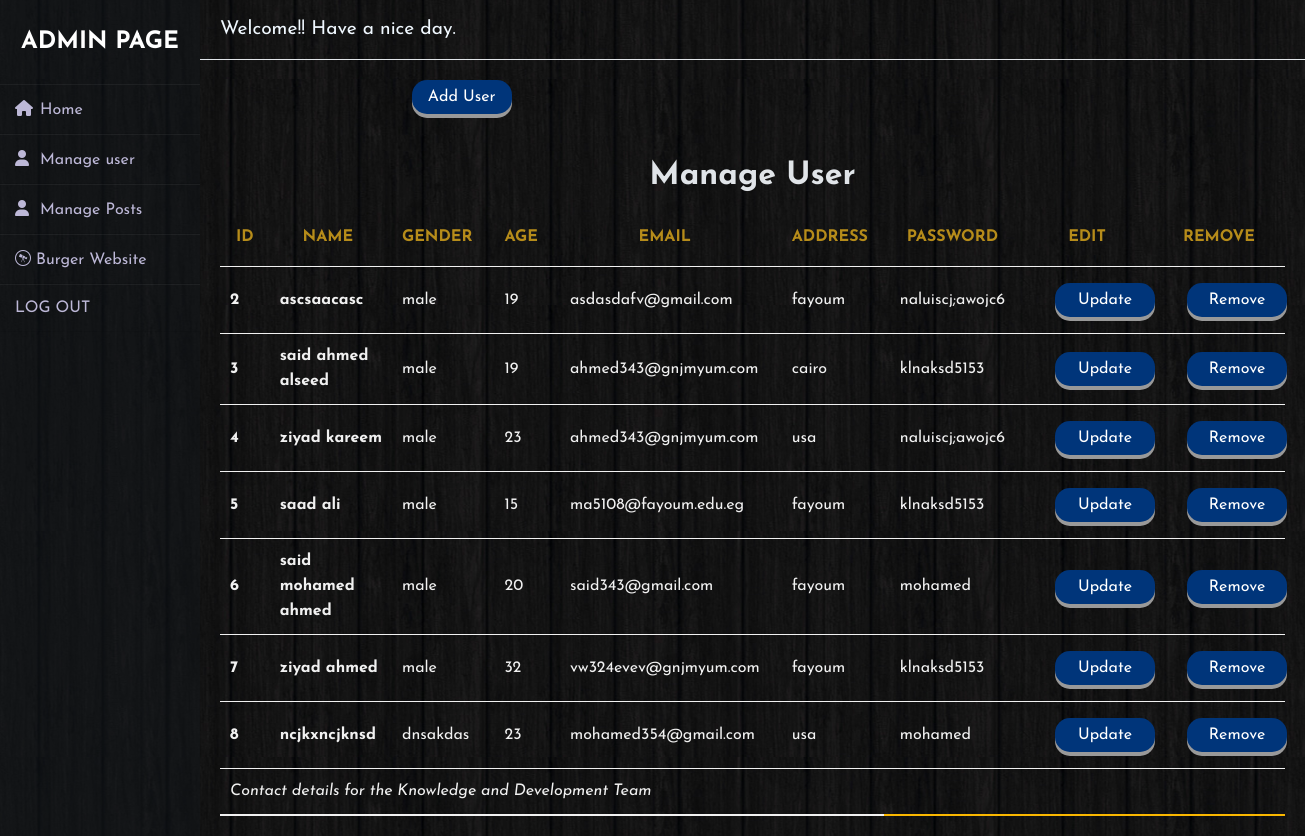
The page /manageuser on the database its author committed.
### tables this page shows
CREATE TABLE customers
(
      id INTEGER PRIMARY KEY ,
      firstname text,
      gender text,
      age INTEGER,
      email text ,
      address_user text ,
      password_user text
);

### project.py (the view)
@app.route("/manageuser")
def manage_user() :
    con=get_db().cursor()
    con.execute("select * from customers ;")
    rows=con.fetchall()
    con.close()
    return render_template("Manage_users.html",rows=rows )

### database.py (called while the page is built)
def get_db() :
    con=sqlite3.connect("tables.sqlite")
    con.row_factory=sqlite3.Row
    return con

### templates/Manage_users.html (shortened to what this page needs)
{% extends 'Home.html' %}
{% block content %}
<div class="wrapper">
  <div class="sidebar">
    <h2>Admin Page</h2>
    <ul>
      <li><a href="{{url_for('home_page')}}" target="_blank"><i class="fas fa-home"></i>Home</a></li>
      <li><a target="_blank" href="{{url_for('manage_user')}}"><i class="fas fa-user"></i>Manage user</a></li>
      <li><a target="_blank" href="{{url_for('manage_post')}}"><i class="fas fa-user"></i>Manage Posts</a></li>
      <li><a target="_blank" href="{{url_for('base_page')}}"><i class='fa fa-wpexplorer'></i> Burger Website</a></li>
      <li><a href="/../login/login/login.html"><iconify-icon icon="bx:log-out" width="29" height="20"></iconify-icon>
          LOG OUT</a></li>
    </ul>
  </div>
  <div class="main_content">
    <div class="header">Welcome!! Have a nice day.</div>
    <div class="info">
      <div class="container">
        <div class="row">
          <a href="{{url_for('add_manage_user')}}"> <button type="button" class="btn btn-primary">Add User</button></a>
          <h1 class="he23">Manage User</h1>
          <table class="table-latitude">
            <thead>
              <th>ID</th>
              <th>Name</th>
              <th>Gender</th>
              <th>Age</th>
              <th>Email</th>
              <th>address</th>
              <th>password</th>
              <th>Edit</th>
              <th>remove</th>
            </thead>
            <tfoot>
              <tr>
                <td colspan=6>Contact details for the Knowledge and Development Team</td>
              </tr>
            </tfoot>
            <tbody>
                {% for row in rows %}
                <tr>
                <th>{{row.id}}</th>
                <th>{{row.firstname}}</th>
                <td>{{row.gender}}</td>
                <td>{{row.age}}</td>
                <td>{{row.email}}</td>
                <td>{{row.address_user}}</td>
                <td>{{row.password_user}}</td>
                <td><a href="{{url_for('update_user_page' ,id=row.id)}}"><button class="button">Update</button></a></td>
                <td><a href="{{url_for('remove_user_page' ,id=row.id)}}"><button class="button-danger">Remove</button></a></td>
              </tr>
                {% endfor %}
            </tbody>
          </table>
        </div>
      </div>
    </div>
  </div>
</div>
{% endblock %}

### templates/Home.html (shortened to what this page needs)
<!DOCTYPE html>
<html lang="en">
<head>
    <link rel="stylesheet" href="/static/css/dashboard.css">
    <link rel="stylesheet" href="/static/css/admin.css">
    <link href="https://cdn.jsdelivr.net/npm/remixicon@2.5.0/fonts/remixicon.css" rel="stylesheet">
    <link rel='stylesheet' href='https://cdnjs.cloudflare.com/ajax/libs/font-awesome/4.7.0/css/font-awesome.min.css'>
    <link rel="stylesheet" href="/static/css/manage_post.css">
    <link rel='stylesheet' href='https://cdnjs.cloudflare.com/ajax/libs/font-awesome/4.7.0/css/font-awesome.min.css'>
</head>
<body>
    {% block content %}{% endblock %}
</body>
</html>

### static/css/dashboard.css (style rules this page uses)
* { margin: 0; padding: 0; box-sizing: border-box; font-family: 'Roboto', sans-serif; }
body { position: relative; width: 100%; }
.wrapper { display: flex; position: relative; }
.wrapper .sidebar { width: 200px; height: 100%; background: #13161a8c; padding: 30px 0px; position: fixed; }
.wrapper .sidebar h2 { color: #fff; text-transform: uppercase; text-align: center; margin-bottom: 30px; }
.wrapper .sidebar ul li { padding: 15px; border-bottom: 1px solid #bdb8d7; border-bottom: 1px solid rgba(0,0,0,0.05); border-top: 1px solid rgba(255,255,255,0.05); }
.wrapper .sidebar ul li a { color: #bdb8d7; display: block; }
.wrapper .sidebar ul li a .fas { width: 25px; }
.header { height: 60px; width: 100%; display: flex; align-items: center; border-bottom: 2px solid #f1f1f1; }
table { width: 100%; text-align: left; border-collapse: collapse; }
tr { border-bottom: 1px solid #f1f1f1; }
td, th { padding-block: 10px; color:#f1f1f1; }

### static/css/admin.css (style rules this page uses)
* { margin: 0; padding: 0; box-sizing: border-box; list-style: none; text-decoration: none; font-family: 'Josefin Sans', sans-serif; }
body { background: url(/static/upload/images/background.jpg); background-attachment: fixed; background-position: center; }
.wrapper { display: flex; position: relative; }
.wrapper .sidebar { width: 200px; height: 100%; background: #13161a8c; padding: 30px 0px; position: absolute; }
.wrapper .sidebar h2 { color: #fff; text-transform: uppercase; text-align: center; margin-bottom: 30px; }
.wrapper .sidebar ul li { padding: 15px; border-bottom: 1px solid #bdb8d7; border-bottom: 1px solid rgba(0,0,0,0.05); border-top: 1px solid rgba(255,255,255,0.05); }
.wrapper .sidebar ul li a { color: #bdb8d7; display: block; }
.wrapper .sidebar ul li a .fas { width: 25px; }
.wrapper .main_content { width: 100%; margin-left: 200px; }
.wrapper .main_content .header { padding: 20px; color: #717171; border-bottom: 1px solid #e0e4e8; text-align: center; font-size: larger; color: aliceblue; }
.wrapper .main_content .info { margin: 20px; color: #cbcbcb; line-height: 25px; font-family: Arial; }
.wrapper .main_content .info div { margin-bottom: 20px; }
.main_content .info .container .row button { padding: 9px 7px; font-size: 16px; text-align: center; cursor: pointer; outline: none; color: #fff; background-color: #00357a; border: none; border-radius: 15px; box-shadow: 0 4px #999 }
.main_content .info .container .row .he23 { width: 100%; text-align: center; margin-top: 50px; color: #e0e4e8; }
table.table-latitude { margin: 20px auto; }
table.table-latitude thead th { text-transform: uppercase; text-align: center; padding: 16px; color: #b68c1a; border-bottom: 1px solid #F1F1F1; }
table.table-latitude tbody tr { border-bottom: 1px solid #F1F1F1; color: #75787b; }
table.table-latitude tbody tr td { padding: 16px; border-bottom: 1px solid #F1F1F1; }
table.table-latitude tbody tr th { padding-left: 10px; border-bottom: 1px solid #F1F1F1; }
table.table-latitude tfoot { color: #fab700; font-style: italic; border-bottom: 2px solid #fab700; }
table.table-latitude tfoot tr td { padding: 10px; border-bottom: 2px solid #F1F1F1; }

### rows shown on the page
customers: id "2", firstname "ascsaacasc", gender "male", age "19", email "asdasdafv@gmail.com", address_user "fayoum", password_user "naluiscj;awojc6"
customers: id "3", firstname "said ahmed alseed", gender "male", age "19", email "ahmed343@gnjmyum.com", address_user "cairo", password_user "klnaksd5153"
customers: id "4", firstname "ziyad kareem", gender "male", age "23", email "ahmed343@gnjmyum.com", address_user "usa", password_user "naluiscj;awojc6"
customers: id "5", firstname "saad ali", gender "male", age "15", email "ma5108@fayoum.edu.eg", address_user "fayoum", password_user "klnaksd5153"
customers: id "6", firstname "said mohamed ahmed", gender "male", age "20", email "said343@gmail.com", address_user "fayoum", password_user "mohamed"
customers: id "7", firstname "ziyad ahmed", gender "male", age "32", email "vw324evev@gnjmyum.com", address_user "fayoum", password_user "klnaksd5153"
customers: id "8", firstname "ncjkxncjknsd", gender "dnsakdas", age "23", email "mohamed354@gmail.com", address_user "usa", password_user "mohamed"
